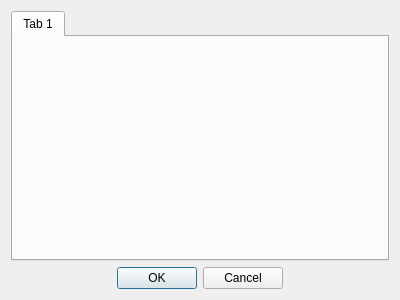
<?xml version="1.0" encoding="UTF-8"?>
<ui version="4.0">
 <class>Dialog</class>
 <widget class="QDialog" name="Dialog">
  <property name="geometry">
   <rect>
    <x>0</x>
    <y>0</y>
    <width>400</width>
    <height>300</height>
   </rect>
  </property>
  <property name="windowTitle">
   <string>Dialog</string>
  </property>
  <property name="modal">
   <bool>true</bool>
  </property>
  <layout class="QVBoxLayout" name="verticalLayout">
   <item>
    <widget class="QTabWidget" name="tab_widget">
     <widget class="QWidget" name="tab">
      <attribute name="title">
       <string>Tab 1</string>
      </attribute>
     </widget>
    </widget>
   </item>
   <item>
    <widget class="QDialogButtonBox" name="button_box">
     <property name="orientation">
      <enum>Qt::Horizontal</enum>
     </property>
     <property name="standardButtons">
      <set>QDialogButtonBox::Cancel|QDialogButtonBox::Ok</set>
     </property>
     <property name="centerButtons">
      <bool>true</bool>
     </property>
    </widget>
   </item>
  </layout>
 </widget>
 <resources/>
 <connections>
  <connection>
   <sender>button_box</sender>
   <signal>accepted()</signal>
   <receiver>Dialog</receiver>
   <slot>accept()</slot>
   <hints>
    <hint type="sourcelabel">
     <x>248</x>
     <y>254</y>
    </hint>
    <hint type="destinationlabel">
     <x>157</x>
     <y>274</y>
    </hint>
   </hints>
  </connection>
  <connection>
   <sender>button_box</sender>
   <signal>rejected()</signal>
   <receiver>Dialog</receiver>
   <slot>reject()</slot>
   <hints>
    <hint type="sourcelabel">
     <x>316</x>
     <y>260</y>
    </hint>
    <hint type="destinationlabel">
     <x>286</x>
     <y>274</y>
    </hint>
   </hints>
  </connection>
 </connections>
</ui>
